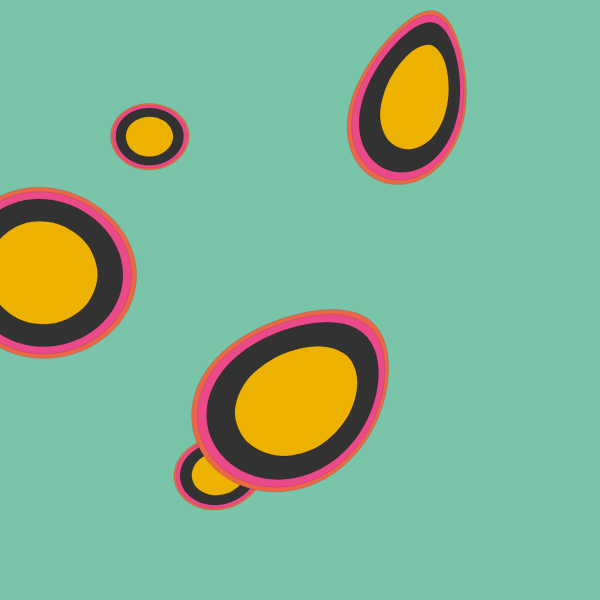
Frame 1 (no input)
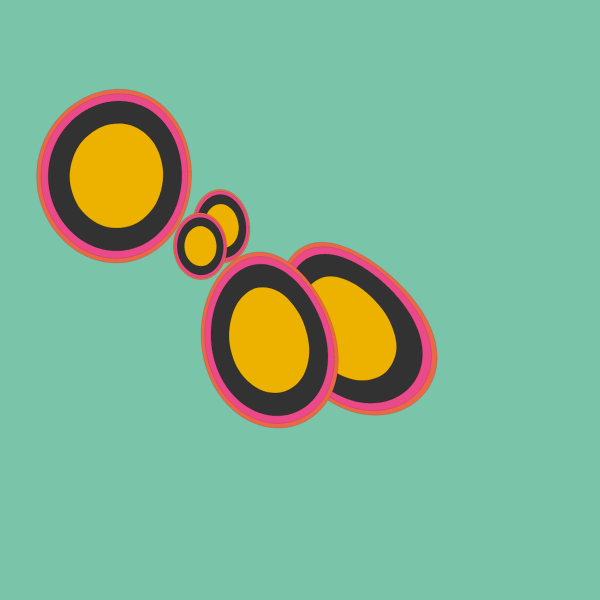
Frame 60 (no input)
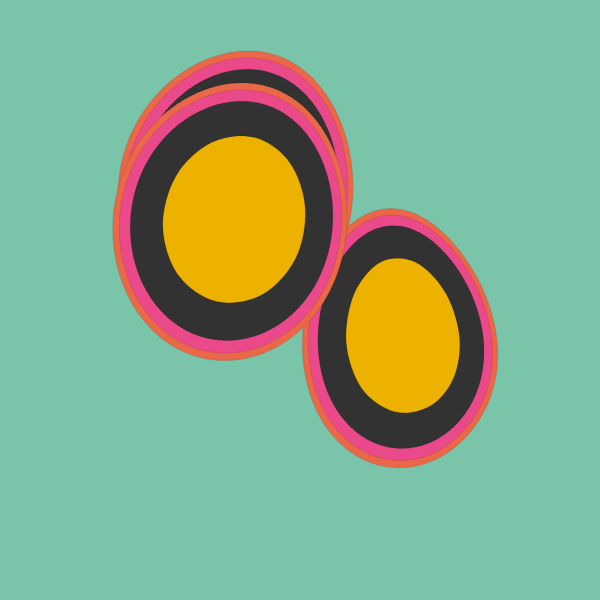
Frame 120 (the mouse pressed at the canvas centre since frame 60)

The p5.js sketch that drew these frames (run headless with seeded random() and noise() and a simulated clock; from frame 60 on, the mouse is pressed at the canvas centre):

// p5.js sketch
// ── sketch.js
let circulos = [];

let miVelocidadYDireccion; // INTERACTIVIDAD

function setup() {
  createCanvas(600, 600);
  frameRate(30);

  for (let i = 0; i < 5; i++) {
    circulos[i] = new Circulo(random(20,width-50), random(10,height-50), random(10,190), 1, 0);
  }

  miVelocidadYDireccion = new Dir_y_Vel(); // INTERACTIVIDAD
}

function draw() {
  fill(5);
  background(122, 196, 170); //celeste
  strokeWeight(0.1);


  miVelocidadYDireccion.calcularTodo(mouseX, mouseY); // INTERACTIVIDAD 
  var velocidad = miVelocidadYDireccion.velocidad()/750; // INTERACTIVIDAD pitch (AGUDO O GRAVE)
  var dirx = miVelocidadYDireccion.direccionX();// INTERACTIVIDAD AMPLITUD
  var diry = miVelocidadYDireccion.direccionY();

  for (let i = 0; i < circulos.length; i++) {
    circulos[i].dibujar();
    circulos[i].mover();
    circulos[i].vel = circulos[i].vel + velocidad;
    circulos[i].d = circulos[i].d + dirx/random(7,10) + diry/random (7,10);

    if (circulos[i].vel >= 2){
      circulos[i].vel = circulos[i].vel - 0.3;
    } else {}
  }
}

class Dir_y_Vel {

  constructor() {
    this.posX = 0;
    this.posY = 0;
    this.prevPosX;
    this.prevPosY;
    this.miDireccionX;
    this.miDireccionY;
    this.vel;
    this.miDireccionPolar;
  }

  calcularTodo(mi_X, mi_Y) {
    this.prevPosX = this.posX;
    this.prevPosY = this.posY;
    this.posX = mi_X;
    this.posY = mi_Y;

    this.miDireccionX = this.posX - this.prevPosX;
    this.miDireccionY = this.posY - this.prevPosY;
    this.miDireccionPolar = degrees(atan2(this.posY - this.prevPosY, this.posX - this.prevPosX));

    this.vel = dist(this.posX, this.posY, this.prevPosX, this.prevPosY);
  }

  velocidad() {
    return this.vel;
  }
  direccionX() {
    return this.miDireccionX;
  }

  direccionY() {
    return this.miDireccionY;
  }


  direccionPolar() {
    return this.miDireccionPolar;
  }
}

// ── circulo.js
class Circulo {
  
    constructor(x, y, d, vel, dir) {
      this.x = x;
      this.y = y;
      this.d = d;
      this.vel = vel;
      this.dir = dir;
    }
  
    dibujar() {
     miCirculo(this.x, this.y, this.d);
 
    function miCirculo(x, y, d) {
      /////
      let r4 = d * 0.58;
      beginShape();
      fill(234, 104, 71); //naranja
      for (let i = 0; i < TWO_PI; i += TWO_PI / 360) {
        let xx = x + r4 * cos(i);
        let yy = y + r4 * sin(i);
        let p = res(xx, yy);
        vertex(p.x, p.y);
      }
      endShape(CLOSE);

      /////
      let r3 = d * 0.55;
      beginShape();
      fill(234, 73, 138); //fuxia
      for (let i = 0; i < TWO_PI; i += TWO_PI / 360) {
        let xx = x + r3 * cos(i);
        let yy = y + r3 * sin(i);
        let p = res(xx, yy);
        vertex(p.x, p.y);
      }
      endShape(CLOSE);

      //////
      let r = d * 0.5;
      beginShape();
      fill(50); //negro
      for (let i = 0; i < TWO_PI; i += TWO_PI / 360) {
        let xx = x + r * cos(i);
        let yy = y + r * sin(i);
        let p = res(xx, yy);
        vertex(p.x, p.y);
      }
      endShape(CLOSE);

      /////
      let r2 = d * 0.35;
      beginShape();
      fill(237, 177, 0); //amarillo

      for (let i = 0; i < 10; i += TWO_PI / 10) {
        let xx = x + r2 * cos(i);
        let yy = y + r2 * sin(i);
        let p = res(xx, yy);
        curveVertex(p.x, p.y);
      }
      endShape();
    }

    function res(x, y) {
      let p = createVector(x, y);
      let scl = 0.0001;
      let ang = noise(p.x * scl, p.y * scl, frameCount * 0.001) * 200;
      let off = noise(p.x * scl, p.y * scl, frameCount * 0.001) * 50;
      p.x += cos(ang) * off;
      p.y += sin(ang) * off;
      return p;
    }

  }

  mover (){
  this.dir += random (-30,30);
   this.x = this.x + this.vel*cos (radians (this.dir));
   this.y = this.y + this.vel*sin (radians (this.dir));

   if (this.x >= width - this.d/2) {
    this.x -= 30;
  }
  
  if (this.x >= width + 200) {
    this.x -= 200;
  }

  if (this.x < 0 + this.d/2) {
    this.x += 30;
  }


  if (this.x < -200) {
    this.x += 200;
  }


  if (this.y > height - this.d/2) {
    this.y -= 30;
  }

  if (this.y > height - 200) {
    this.y -= 200;
  }

  if (this.y < 0 + this.d/2) {
    this.y += 30;
  }

  if (this.y < 0 + 200) {
    this.y += 200;
  }

  }
  }
